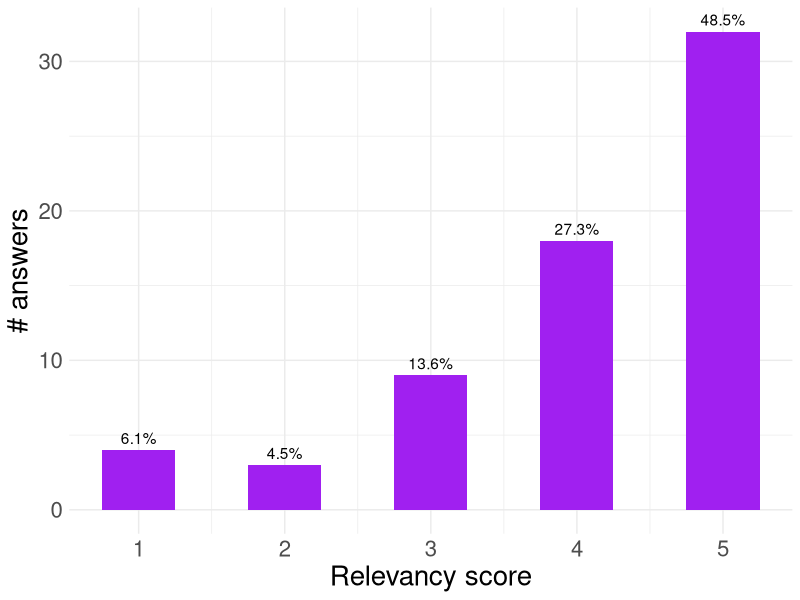

This figure's R source:
library(data.table)
library(ggplot2)
library(dplyr)

# Load data
d = fread("../qualitative_analysis/ELIXIR_BioHackathon_35FAIRX_Responses-Form_responses1.tsv")

## plot figure 6
f7_plot = d[,15]
colnames(f7_plot) = "Answers"
f7 = ggplot(f7_plot, aes(x = Answers))+
  geom_histogram(fill = "purple",binwidth = 0.5)+
  geom_text(aes( label = scales::percent(..prop..),
                 y= ..count.. ), stat= "count", vjust = -.5)+
  xlab("Relevancy score")+
  ylab("# answers")+
  theme_minimal()+
  theme(axis.text = element_text(size = 16),
        axis.title = element_text(size = 20))

png("../figures/figure7.png", width = 1500, height = 1000, res = 200)
f7
dev.off()

